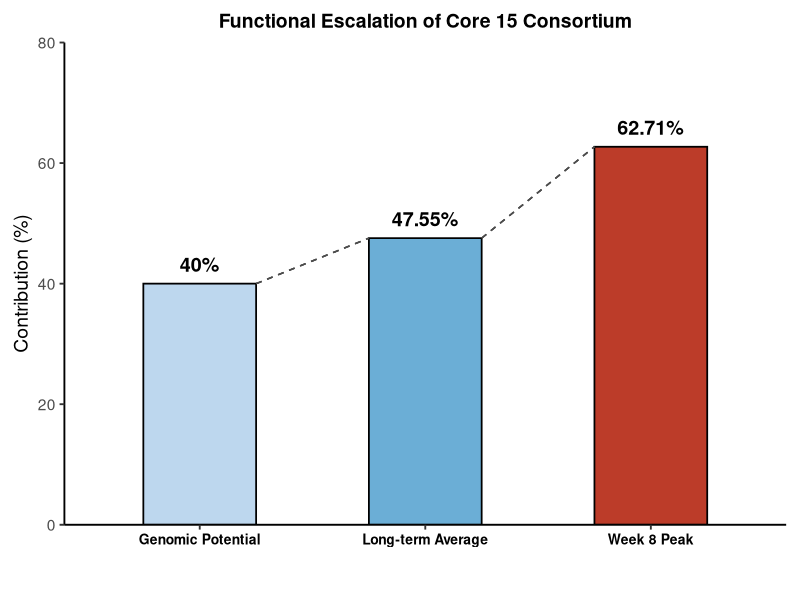
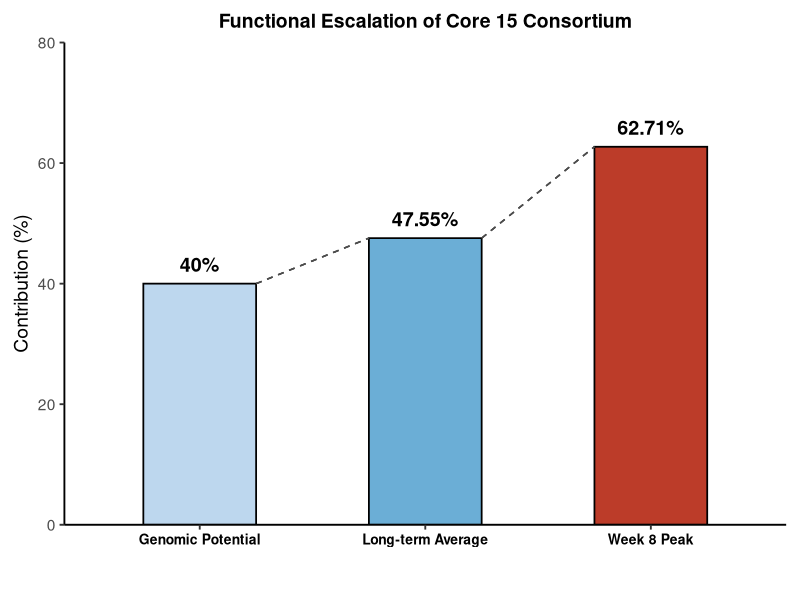

Reproduce these figures in R, in order.
# Title: Figure 6 - Functional Escalation of the Core 15 Consortium
# Description: This bar chart visualizes the non-linear increase in functional contribution 
# of the core strains from genomic potential to real-time productivity during the peak phase.

library(ggplot2)

# --- 1. Data Preparation ---
# Stage labels use concise English to ensure clarity on the X-axis
escalation_data <- data.frame(
  Stage = c("Genomic Potential", "Long-term Average", "Week 8 Peak"),
  Contribution = c(40.0, 47.55, 62.71)
)

# Force the order of the X-axis levels
escalation_data$Stage <- factor(escalation_data$Stage, levels = escalation_data$Stage)

# --- 2. Figure Generation ---
p_escalation <- ggplot(escalation_data, aes(x = Stage, y = Contribution, fill = Stage)) +
  # Main bars with black borders for definition
  geom_bar(stat = "identity", width = 0.5, color = "black", linewidth = 0.6) +
  
  # Guideline segments to illustrate the "escalation" steps
  geom_segment(aes(x = 1.25, y = 40.0, xend = 1.75, yend = 47.55), 
               linetype = "dashed", color = "grey30", linewidth = 0.5) +
  geom_segment(aes(x = 2.25, y = 47.55, xend = 2.75, yend = 62.71), 
               linetype = "dashed", color = "grey30", linewidth = 0.5) +
  
  # Value labels above each bar
  geom_text(aes(label = paste0(Contribution, "%")), vjust = -0.8, size = 5, fontface = "bold") +
  
  # Academic color scheme (Lancet/Journal style)
  scale_fill_manual(values = c("#BDD7EE", "#6BAED6", "#BC3C29")) +
  
  # Axis scaling and theme adjustments
  scale_y_continuous(limits = c(0, 80), expand = c(0, 0)) +
  theme_classic(base_size = 14) +
  labs(
    title = "Functional Escalation of Core 15 Consortium",
    y = "Contribution (%)",
    x = ""
  ) +
  theme(
    legend.position = "none",
    axis.text.x = element_text(face = "bold", color = "black", size = 10),
    plot.title = element_text(hjust = 0.5, face = "bold", size = 14),
    plot.margin = margin(t = 10, r = 10, b = 20, l = 10)
  )

# --- 3. Export to High-Resolution PDF ---
# Recommended dimensions: 7x5 inches for standard bar charts
ggsave("Figure_6_Functional_Escalation.pdf", p_escalation, width = 7, height = 5)

# Preview
print(p_escalation)
# Note: The raw iRep output PDF (e.g., Top15_MultiSample_Results.pdf) 
# includes individual coverage plots like Figure 7B.
